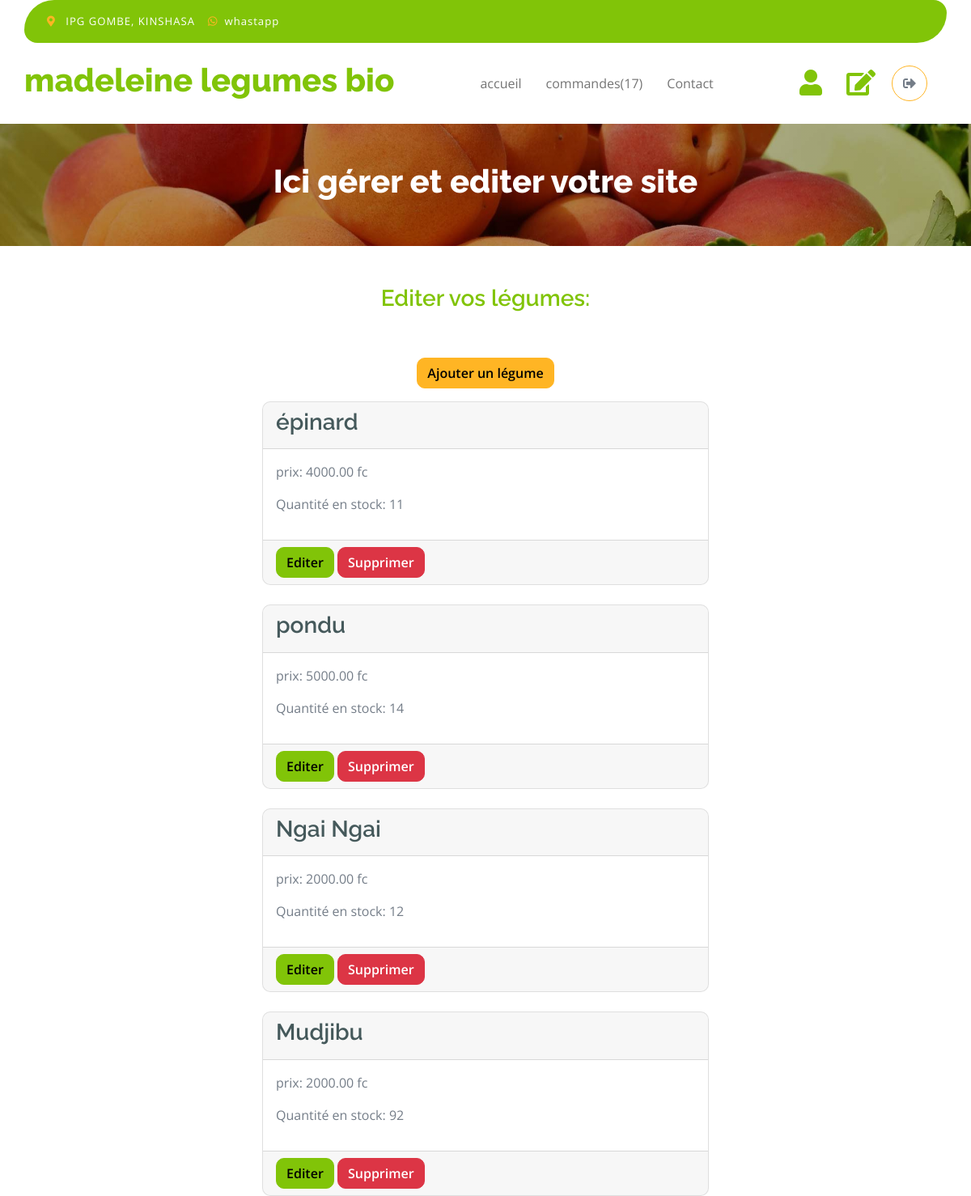
The app's page /accounts/editsite/ (signed in, upper part), older data.
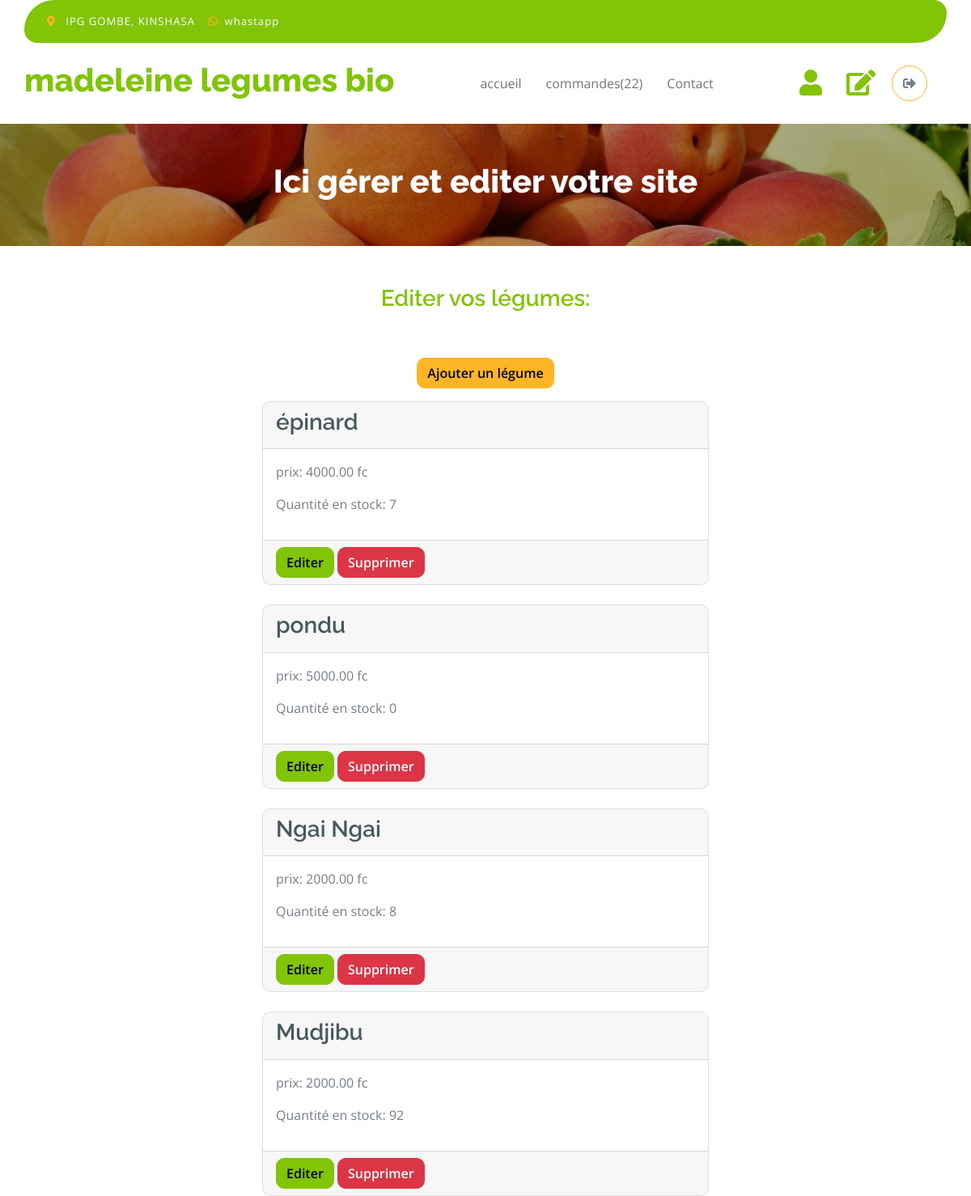
The same page, newer data.
### vegetable_shop/models.py (models this page shows, shortened)
class Vegetable(models.Model):
       name = models.CharField(max_length=100)
       description = models.TextField()
       picture = models.ImageField(upload_to='pictures', blank=True)
       price = models.DecimalField(max_digits=10, decimal_places=2)
       stock = models.IntegerField()
       date_add = models.DateTimeField(auto_now_add=True)

### accounts/views.py (the view)
# urls.py: path('editsite/', views.edit_site, name='editsite'),
@permission_required('vegetable_shop.view_vegetable')
def edit_site(request):
    vegetables = Vegetable.objects.all()
    total_commands = Command.objects.filter(statut= 'En cours').count()
    return render(request, 'accounts/edit_site.html', {'vegetables': vegetables, 'total_commands': total_commands})

### accounts/templates/accounts/edit_site.html (shortened to what the changed rows need)
{% load static %}
<!DOCTYPE html>
<html lang="en">
    <head>
        <link rel="stylesheet" href="https://use.fontawesome.com/releases/v5.15.4/css/all.css"/>
        <link href="https://cdn.jsdelivr.net/npm/bootstrap-icons@1.4.1/font/bootstrap-icons.css" rel="stylesheet">
        <link href="{% static 'css/bootstrap.min.css' %}" rel="stylesheet">
        <link href="{% static 'css/style.css' %}" rel="stylesheet">
    </head>
    <body>
        <div class="container-fluid fixed-top">
            <div class="container px-0">
                <nav class="navbar navbar-light bg-white navbar-expand-xl">
                    <a href="index.html" class="navbar-brand"><h1 class="text-primary display-6">madeleine legumes bio</h1></a>
                    <div class="collapse navbar-collapse bg-white" id="navbarCollapse">
                        <div class="navbar-nav mx-auto">
                            <a href="{% url 'vegetable_shop:index' %}" class="nav-item nav-link">accueil</a>
                            {% if user.is_staff %}
                            <a href="{% url 'accounts:seeallcommands' %}" class="nav-item nav-link">commandes({{total_commands}})</a>
                            {% else %}
                            <a href="{% url 'vegetable_shop:commands' %}" class="nav-item nav-link">commandes</a>
                            {% endif %}
                            <a href="{% url 'vegetable_shop:contact' %}" class="nav-item nav-link">Contact</a>
                        </div>
                    </div>
                </nav>
            </div>
        </div>
                <div class="container-fluid page-header py-5">
                    <h1 class="text-center text-white display-6">Ici gérer et editer votre site</h1>
                </div>
                <div class="container-fluid py-5" id="form-commands">
                    <div class="container py-5">
                        {% for vegetable in vegetables %}
                             <div class="card mb-4">
                                <div class="card-header">
                                    <h3 class="card-title">{{ vegetable.name }}</h3>
                                </div>
                                <div class="card-body">
                                    <p class="card-text">prix: {{ vegetable.price }} fc</p>
                                    <p>Quantité en stock: {{ vegetable.stock }}</p>
                                </div>
                                <div class="card-footer">
                                    <a href="{% url 'accounts:edit_vegetable' vegetable.id %}" class="btn btn-primary">Editer</a>
                                    <a href="{% url 'accounts:delete_vegetable' vegetable.id %}" class="btn btn-danger justify-content-center">Supprimer</a>
                                </div>
                             </div>
                        {% endfor %}
                    </div>
                </div>
</body>
</html>

Row changes from the older to the newer data that the page shows:
changed Vegetable "épinard": stock "11" → "7"
changed Vegetable "pondu": stock "14" → "0"
changed Vegetable "Ngai Ngai": stock "12" → "8"
Text that changed along with them:
{{ total_commands }}: "17" → "22"
